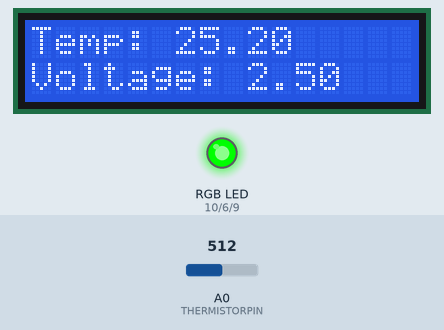
Simulated run of this sketch. Board: Arduino Uno, built with avr-gcc and run on an emulated ATmega328P. Parts: 16×2 character LCD, an RGB LED mixed from three pins (HIGH = lit). The inputs (shaded band) are chosen by the test bench; at power-on: A0 (THERMISTORPIN) = 512. What the sketch prints to the serial monitor is not drawn.

Above: at 1.2 s.
1.3 s: A0 (THERMISTORPIN) set to 560
At 2.8 s:
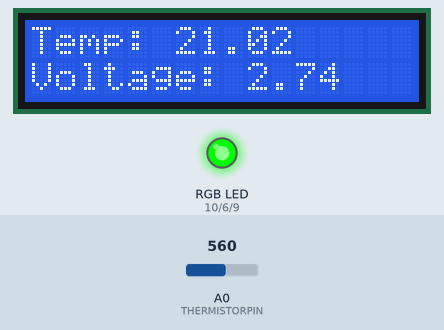
3.7 s: A0 (THERMISTORPIN) set to 588
At 5.1 s:
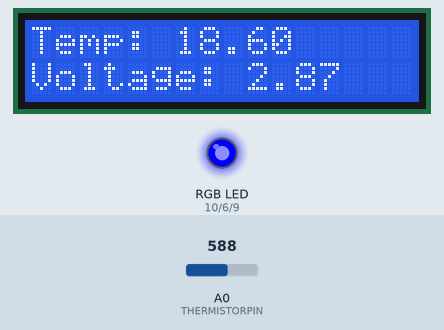
5.8 s: A0 (THERMISTORPIN) set to 306
At 7.5 s:
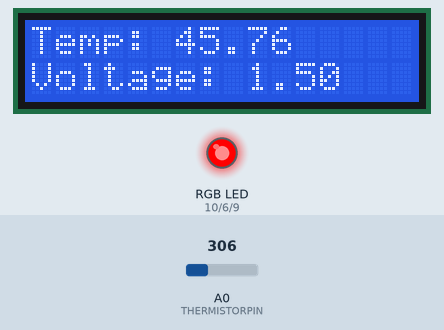
7.9 s: A0 (THERMISTORPIN) set to 348
At 9.7 s:
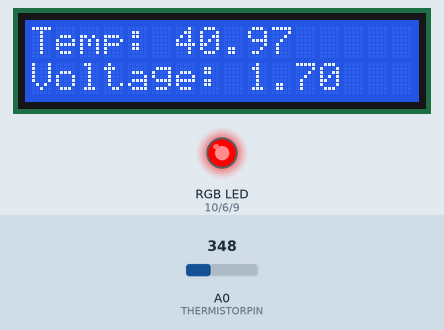
10.0 s: A0 (THERMISTORPIN) set to 364
At 12.0 s:
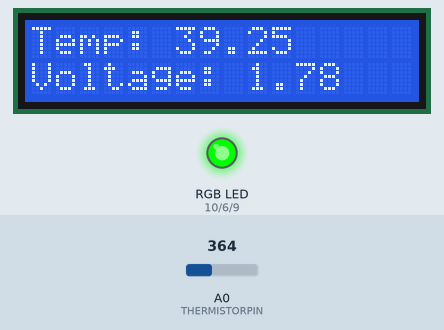
Timing chart, 0 to 13.2 s (numbered marks = the images above; inputs shaded):
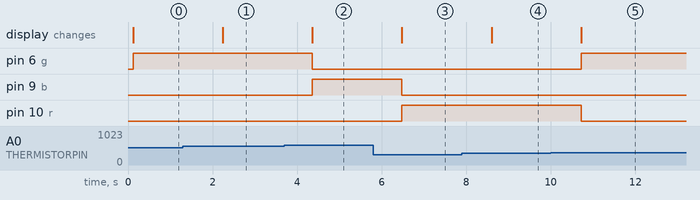

Measured:
- the behaviour switches between 571 and 572 on A0 (THERMISTORPIN) (found by bisection; images 1 and 2)
- the behaviour switches between 356 and 357 on A0 (THERMISTORPIN) (found by bisection; images 4 and 5)
- after the input at 1.3 s, the display: changes after 0.94 s (image 1)
- after the input at 3.7 s, pin 6 (g): HIGH → LOW after 0.66 s; pin 9 (b): LOW → HIGH after 0.66 s; the display: changes after 0.66 s (image 2)
- after the input at 5.8 s, pin 9 (b): HIGH → LOW after 0.68 s; pin 10 (r): LOW → HIGH after 0.68 s; the display: changes after 0.68 s (image 3)
- after the input at 7.9 s, the display: changes after 0.70 s (image 4)
- after the input at 10.0 s, pin 6 (g): LOW → HIGH after 0.72 s; pin 10 (r): HIGH → LOW after 0.72 s; the display: changes after 0.72 s (image 5)

The sketch:

RGB_Thermistor.ino
```cpp
#include <LiquidCrystal.h>
LiquidCrystal lcd(12, 11, 5, 4, 3, 2);

int r = 10;
int g = 6;
int b = 9;

int num = 5;
float temp;
int THERMISTORPIN = A0;
float THERMISTORNOMINAL = 112000; //resistance at tempnominal C
float TEMPERATURENOMINAL = 22.4;   //temp for thermnominal resistance
int BCOEFFICIENT = 3950;
float SERIESRESISTOR = 98600;

int samples[5];

void setup(void) {
  // put your setup code here, to run once:
  Serial.begin(9600);
  lcd.begin(16, 2);

  pinMode(r, OUTPUT);
  pinMode(g, OUTPUT);
  pinMode(b, OUTPUT);

  analogReference(EXTERNAL);
}

void loop() {

  uint8_t i;
  float average;

  // take N samples in a row, with a slight delay
  for (i=0; i< num; i++) {
   samples[i] = analogRead(THERMISTORPIN);
   delay(10);
  }

  // average all the samples out
  average = 0;
  for (i=0; i< num; i++) {
     average += samples[i];
  }
  average /= num;

  //Serial.print("Average analog reading ");
  //Serial.println(average);

  // convert the value to resistance
  average = (1023 / average) - 1;
  average = SERIESRESISTOR / average;

  Serial.print("Thermistor resistance ");
  Serial.println(average);

  float steinhart;

  steinhart = average / THERMISTORNOMINAL;     // (R/Ro)
  steinhart = log(steinhart);                  // ln(R/Ro)
  steinhart /= BCOEFFICIENT;                   // 1/B * ln(R/Ro)
  steinhart += 1.0 / (TEMPERATURENOMINAL + 273.15); // + (1/To)
  steinhart = 1.0 / steinhart;                 // Invert
  steinhart -= 273.15;                         // convert to C

  //if(steinhart <= 14 && steinhart >= 10)
    //steinhart -= 0.275;
  //if(steinhart < 10)
    //steinhart -= 0.5;

//  steinhart = log(average / THERMISTORNOMINAL) * pow((TEMPERATURENOMINAL + 273.15), 2); // (ln(R/Ro)) * (To)^2
//  steinhart = steinhart / (BCOEFFICIENT + (TEMPERATURENOMINAL + 273.15) * log(average / THERMISTORNOMINAL)) + TEMPERATURENOMINAL;

  float voltage = analogRead(THERMISTORPIN) * (5.0 / 1023.0);

  //float t = (BCOEFFICIENT*TEMPERATURENOMINAL)/(BCOEFFICIENT + TEMPERATURENOMINAL*log(SERIESRESISTOR/(THERMISTORNOMINAL*(5/voltage) - 1)));
  Serial.print("Temperature ");
  Serial.print(steinhart);
  Serial.println(" *C");
  //Serial.println(t);
  lcd.setCursor(0,0);
  lcd.print("Temp: ");
  lcd.print(steinhart);

  Serial.print("Voltage: ");
  Serial.println(voltage);
  Serial.println();
  lcd.setCursor(0, 1);
  lcd.print("Voltage: ");
  lcd.print(voltage);

  temp = steinhart;

  if(temp <= 20)
  {
    analogWrite(b, 255);
    analogWrite(g, 0);
    analogWrite(r, 0);
    //Serial.println("Blue");
  }
  else if(temp > 20 && temp <=40)
  {
    analogWrite(g, 255);
    analogWrite(b, 0);
    analogWrite(r, 0);
    //Serial.println("Green");
  }
  else
  {
    analogWrite(r, 255);
    analogWrite(g, 0);
    analogWrite(b, 0);
    //Serial.println("Red");
  }

  delay(1000);
  // put your main code here, to run repeatedly:

}
```
